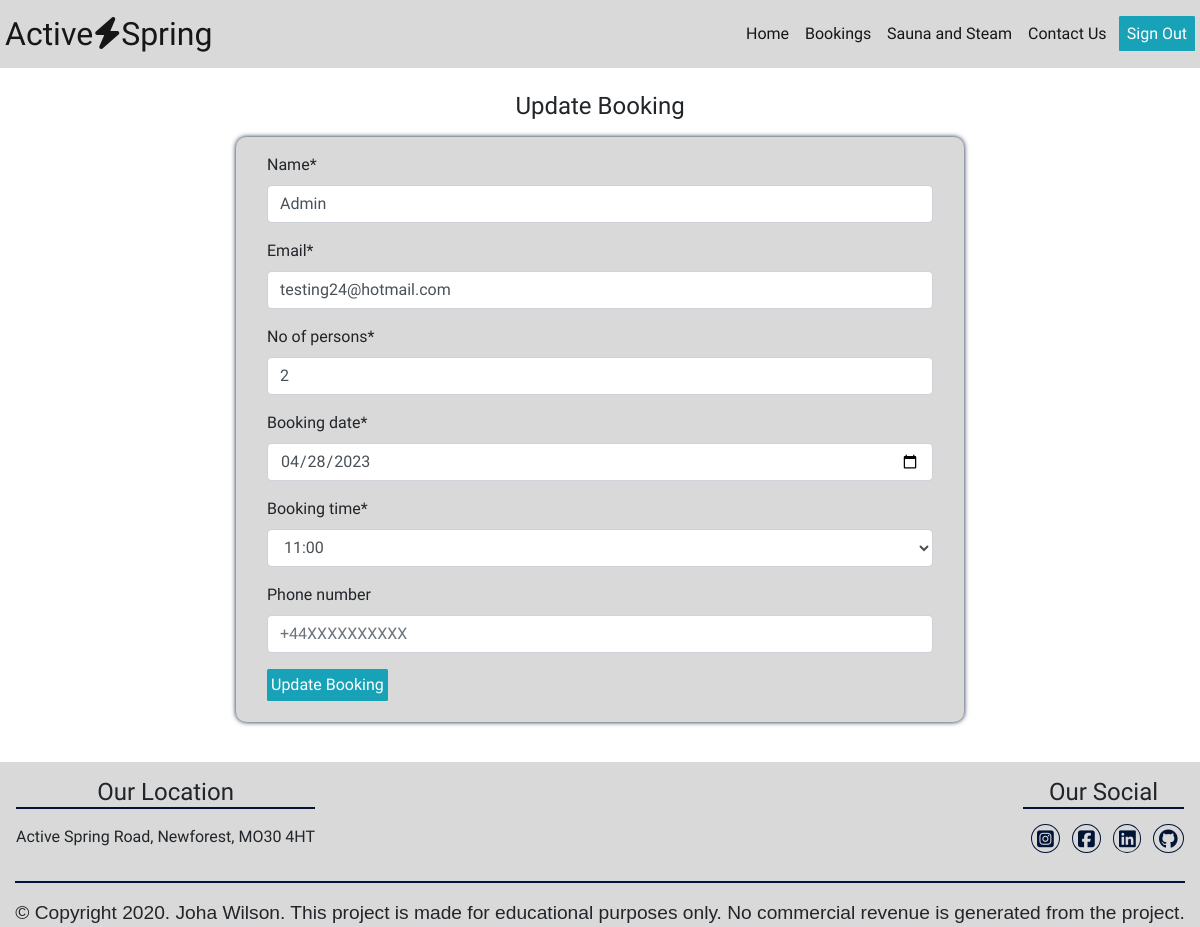
The app's page /update-booking/8/ (signed in) with its own data.
### bookings/models.py (models this page shows, shortened)
class Booking(models.Model):
    booking_id = models.AutoField(primary_key=True)
    name = models.CharField(max_length=200, blank=False, default="")
    user = models.ForeignKey(
        User, on_delete=models.CASCADE, related_name='customer', null=True)
    email = models.EmailField(max_length=254)
    no_of_persons = models.IntegerField(
        default=1, validators=[MinValueValidator(1), MaxValueValidator(100)])
    booking_date = models.DateField()
    booking_time = models.CharField(
        max_length=10, default='08:00', choices=pool_timings)
    phone_number = PhoneNumberField(blank=True, null=True)
    booking_status = models.CharField(
        max_length=50, choices=pool_status, default="Pending")
    booked_on = models.DateTimeField(auto_now_add=True)
    approved = models.BooleanField(default=False)
    class Meta:
        ordering = ['-booked_on']

### bookings/views.py (the view, shortened to what this page needs)
# urls.py: path('update-booking/<str:booking_id>/', views.update_booking, name='update'),
@login_required(login_url="account_login")
def update_booking(request, booking_id):
    if not request.user.is_authenticated:
        messages.error(request, 'Sorry, you need to be logged in.')
        return redirect(reverse('account_login'))
    customer = get_object_or_404(Booking, booking_id=booking_id)
    if customer in request.user.customer.all():
        form = CustomerForm(instance=customer)
        context = {'form': form}
        return render(request, 'bookings/update-booking.html', context)
    else:
        messages.error(request, 'Sorry, you are not allow on this page!')
        return redirect(reverse('bookings:index'))

### bookings/forms.py
class CustomerForm(forms.ModelForm):
    class Meta:
        model = Booking
        fields = '__all__'
        exclude = ['booked_on', 'approved', 'booking_status', 'user']
        widgets = {
            'booking_date': DateInput(),
            'email': EmailInput(attrs={
                'placeholder': 'Email'}),
            'phone_number': NumberInput(attrs={
                'placeholder': '+44XXXXXXXXXX'
            }),
            'name': TextInput(attrs={
                'placeholder': 'Full Name'
            }),
        }

### bookings/templates/bookings/update-booking.html (shortened to what this page needs)
{% extends 'base.html' %}
{% block content %}
{% load crispy_forms_tags %}
<div class="container mb-auto">
    <div class="row d-flex align-items-center p-4">
        <div class="col-lg-12 m-auto w-100">
            <h4 class="text-center"> Update Booking</h4>
        </div>
        <div class="col-md-8 mt-3 offset-md-2 con-form">
            <form method="POST" class="p-3 w-100">
                {{ form|crispy }}
                <input  type="submit" class="btn enquiry-btn p-1 w-auto" value="Update Booking">
            </form>
        </div>
    </div>
</div>
{% endblock content %}

### static/css/style.css (style rules this page uses)
body { font-family: 'Russo One', sans-serif; min-height: 100vh; margin: 0; padding: 0; display: flex; flex-direction: column; }
h1, h2, h3, h4, h5 { margin: 0; }
.enquiry-btn { background-color: #17a2b8; color: whitesmoke; background-image: linear-gradient(-180deg, #17a2b8 0%, #17a2b8 100%); border-radius: .1rem; box-sizing: border-box; color: #FFFFFF; display: flex; justify-content: center; padding: 1rem 2rem; text-decoration: none; width: 20%; border: 0; cursor: pointer; margin: 5px 0; }
.con-form { background-color: hsl(0, 0%, 85%); height:auto; margin: auto auto; box-shadow: 0 0 5px #001435; border-radius: 10px; }

### records on screen
Booking: name "Admin", email "testing24@hotmail.com", no_of_persons "2", booking_date "04/28/2023", booking_time "11:00"
